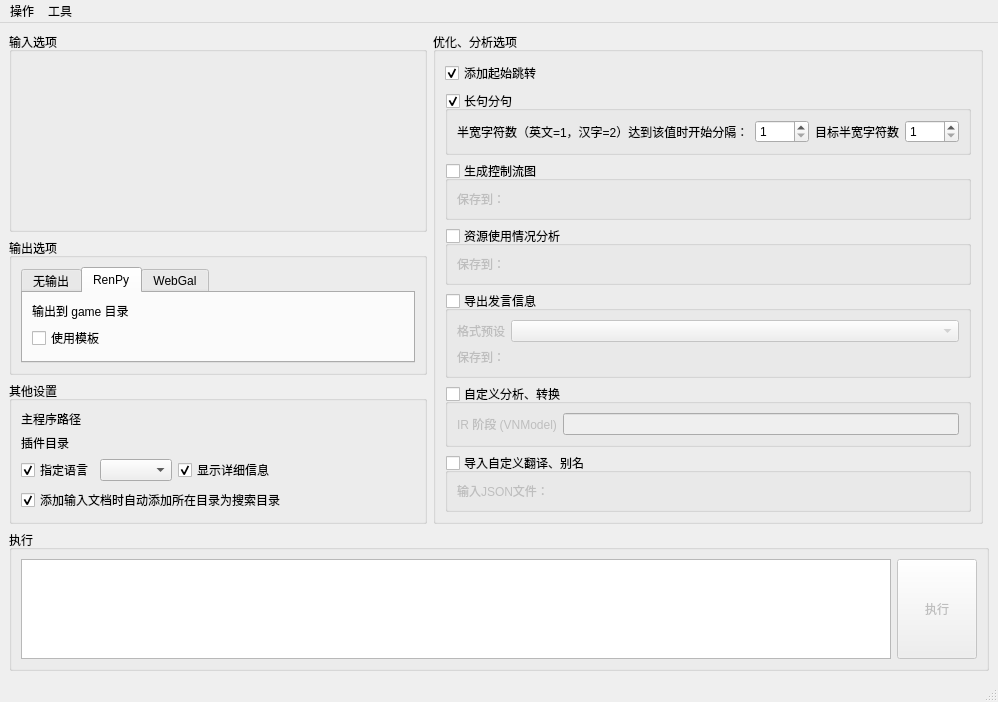
<?xml version="1.0" encoding="UTF-8"?>
<ui version="4.0">
 <class>MainWindow</class>
 <widget class="QMainWindow" name="MainWindow">
  <property name="geometry">
   <rect>
    <x>0</x>
    <y>0</y>
    <width>998</width>
    <height>655</height>
   </rect>
  </property>
  <property name="windowTitle">
   <string>语涵编译器</string>
  </property>
  <widget class="QWidget" name="centralwidget">
   <layout class="QGridLayout" name="gridLayout_4">
    <item row="2" column="0">
     <widget class="QGroupBox" name="miscSettingsGroupBox">
      <property name="sizePolicy">
       <sizepolicy hsizetype="Preferred" vsizetype="Fixed">
        <horstretch>0</horstretch>
        <verstretch>0</verstretch>
       </sizepolicy>
      </property>
      <property name="title">
       <string>其他设置</string>
      </property>
      <layout class="QGridLayout" name="gridLayout_2">
       <item row="2" column="0">
        <widget class="QCheckBox" name="languageCheckBox">
         <property name="text">
          <string>指定语言</string>
         </property>
         <property name="checked">
          <bool>true</bool>
         </property>
        </widget>
       </item>
       <item row="2" column="2">
        <widget class="QCheckBox" name="verboseCheckBox">
         <property name="text">
          <string>显示详细信息</string>
         </property>
         <property name="checked">
          <bool>true</bool>
         </property>
        </widget>
       </item>
       <item row="0" column="1" colspan="4">
        <widget class="FileSelectionWidget" name="mainExecutableSelectionWidget" native="true"/>
       </item>
       <item row="2" column="1">
        <widget class="QComboBox" name="languageComboBox"/>
       </item>
       <item row="2" column="3">
        <spacer name="horizontalSpacer">
         <property name="orientation">
          <enum>Qt::Orientation::Horizontal</enum>
         </property>
         <property name="sizeHint" stdset="0">
          <size>
           <width>40</width>
           <height>20</height>
          </size>
         </property>
        </spacer>
       </item>
       <item row="1" column="1" colspan="4">
        <widget class="FileSelectionWidget" name="pluginSelectionWidget" native="true"/>
       </item>
       <item row="0" column="0">
        <widget class="QLabel" name="label_10">
         <property name="text">
          <string>主程序路径</string>
         </property>
        </widget>
       </item>
       <item row="1" column="0">
        <widget class="QLabel" name="label_2">
         <property name="sizePolicy">
          <sizepolicy hsizetype="Preferred" vsizetype="Fixed">
           <horstretch>0</horstretch>
           <verstretch>0</verstretch>
          </sizepolicy>
         </property>
         <property name="text">
          <string>插件目录</string>
         </property>
        </widget>
       </item>
       <item row="3" column="0" colspan="4">
        <widget class="QCheckBox" name="autoSearchPathCheckBox">
         <property name="text">
          <string>添加输入文档时自动添加所在目录为搜索目录</string>
         </property>
         <property name="checked">
          <bool>true</bool>
         </property>
        </widget>
       </item>
      </layout>
     </widget>
    </item>
    <item row="1" column="0">
     <widget class="QGroupBox" name="outputGroupBox">
      <property name="sizePolicy">
       <sizepolicy hsizetype="Preferred" vsizetype="Fixed">
        <horstretch>0</horstretch>
        <verstretch>0</verstretch>
       </sizepolicy>
      </property>
      <property name="title">
       <string>输出选项</string>
      </property>
      <layout class="QVBoxLayout" name="verticalLayout_2">
       <item>
        <widget class="QTabWidget" name="outputSelectionTabWidget">
         <property name="currentIndex">
          <number>1</number>
         </property>
         <widget class="QWidget" name="noOutputTab">
          <attribute name="title">
           <string>无输出</string>
          </attribute>
          <layout class="QHBoxLayout" name="horizontalLayout_2">
           <item>
            <widget class="QLabel" name="label_4">
             <property name="text">
              <string>（无输出时此处无选项）</string>
             </property>
            </widget>
           </item>
          </layout>
         </widget>
         <widget class="QWidget" name="renpyOutputTab">
          <attribute name="title">
           <string>RenPy</string>
          </attribute>
          <layout class="QFormLayout" name="formLayout">
           <item row="0" column="0">
            <widget class="QLabel" name="label_5">
             <property name="text">
              <string>输出到 game 目录</string>
             </property>
            </widget>
           </item>
           <item row="1" column="0">
            <widget class="QCheckBox" name="renpyUseTemplateCheckBox">
             <property name="text">
              <string>使用模板</string>
             </property>
            </widget>
           </item>
           <item row="1" column="1">
            <widget class="FileSelectionWidget" name="renpyTemplateSelectionWidget" native="true"/>
           </item>
           <item row="0" column="1">
            <widget class="FileSelectionWidget" name="renpyOutputDirWidget" native="true"/>
           </item>
          </layout>
         </widget>
         <widget class="QWidget" name="webgalOutputTab">
          <attribute name="title">
           <string>WebGal</string>
          </attribute>
          <layout class="QFormLayout" name="formLayout_3">
           <item row="0" column="0">
            <widget class="QLabel" name="label_13">
             <property name="text">
              <string>输出到 game 目录</string>
             </property>
            </widget>
           </item>
           <item row="0" column="1">
            <widget class="FileSelectionWidget" name="webgalOutputDirWidget" native="true"/>
           </item>
           <item row="1" column="0">
            <widget class="QCheckBox" name="webgalUseTemplateCheckBox">
             <property name="text">
              <string>使用模板</string>
             </property>
            </widget>
           </item>
           <item row="1" column="1">
            <widget class="FileSelectionWidget" name="webgalTemplateSelectionWidget" native="true"/>
           </item>
          </layout>
         </widget>
        </widget>
       </item>
      </layout>
     </widget>
    </item>
    <item row="0" column="0">
     <widget class="QGroupBox" name="inputGroupBox">
      <property name="sizePolicy">
       <sizepolicy hsizetype="Preferred" vsizetype="Preferred">
        <horstretch>0</horstretch>
        <verstretch>0</verstretch>
       </sizepolicy>
      </property>
      <property name="title">
       <string>输入选项</string>
      </property>
      <layout class="QGridLayout" name="gridLayout">
       <item row="1" column="0" rowspan="2">
        <widget class="FileListInputWidget" name="inputWidget" native="true">
         <property name="minimumSize">
          <size>
           <width>0</width>
           <height>50</height>
          </size>
         </property>
        </widget>
       </item>
       <item row="1" column="1" rowspan="2">
        <widget class="FileListInputWidget" name="searchPathInputWidget" native="true">
         <property name="minimumSize">
          <size>
           <width>0</width>
           <height>50</height>
          </size>
         </property>
        </widget>
       </item>
      </layout>
     </widget>
    </item>
    <item row="3" column="0" colspan="3">
     <widget class="QGroupBox" name="executeGroupBox">
      <property name="sizePolicy">
       <sizepolicy hsizetype="Preferred" vsizetype="Fixed">
        <horstretch>0</horstretch>
        <verstretch>0</verstretch>
       </sizepolicy>
      </property>
      <property name="title">
       <string>执行</string>
      </property>
      <layout class="QGridLayout" name="gridLayout_5">
       <item row="0" column="0">
        <widget class="QPlainTextEdit" name="commandTextEdit">
         <property name="sizePolicy">
          <sizepolicy hsizetype="Expanding" vsizetype="Preferred">
           <horstretch>0</horstretch>
           <verstretch>0</verstretch>
          </sizepolicy>
         </property>
         <property name="maximumSize">
          <size>
           <width>16777215</width>
           <height>100</height>
          </size>
         </property>
         <property name="readOnly">
          <bool>true</bool>
         </property>
        </widget>
       </item>
       <item row="0" column="1">
        <widget class="QPushButton" name="executePushButton">
         <property name="enabled">
          <bool>false</bool>
         </property>
         <property name="sizePolicy">
          <sizepolicy hsizetype="Minimum" vsizetype="Minimum">
           <horstretch>0</horstretch>
           <verstretch>0</verstretch>
          </sizepolicy>
         </property>
         <property name="text">
          <string>执行</string>
         </property>
        </widget>
       </item>
      </layout>
     </widget>
    </item>
    <item row="0" column="1" rowspan="3">
     <widget class="QGroupBox" name="passGroupBox">
      <property name="sizePolicy">
       <sizepolicy hsizetype="Preferred" vsizetype="Preferred">
        <horstretch>0</horstretch>
        <verstretch>0</verstretch>
       </sizepolicy>
      </property>
      <property name="title">
       <string>优化、分析选项</string>
      </property>
      <layout class="QVBoxLayout" name="verticalLayout_3">
       <item>
        <layout class="QHBoxLayout" name="horizontalLayout_3">
         <item>
          <widget class="QCheckBox" name="entryInferenceCheckBox">
           <property name="toolTip">
            <string>对于 RenPy 输出来说，这个选项会加 label start, 内容为跳转至第一个没有被调用的函数、章节入口处</string>
           </property>
           <property name="text">
            <string>添加起始跳转</string>
           </property>
           <property name="checked">
            <bool>true</bool>
           </property>
          </widget>
         </item>
        </layout>
       </item>
       <item>
        <widget class="QGroupBox" name="longSaySplittinggroupBox">
         <property name="toolTip">
          <string>如果某句发言内容过长，启用该优化后所有长于给定长度的发言都将被按标点符号进行分隔</string>
         </property>
         <property name="title">
          <string>长句分句</string>
         </property>
         <property name="checkable">
          <bool>true</bool>
         </property>
         <layout class="QGridLayout" name="gridLayout_3">
          <item row="0" column="2">
           <widget class="QLabel" name="label_7">
            <property name="text">
             <string>目标半宽字符数</string>
            </property>
           </widget>
          </item>
          <item row="0" column="0">
           <widget class="QLabel" name="label_6">
            <property name="text">
             <string>半宽字符数（英文=1，汉字=2）达到该值时开始分隔：</string>
            </property>
           </widget>
          </item>
          <item row="0" column="1">
           <widget class="QSpinBox" name="minlenSpinBox">
            <property name="minimum">
             <number>1</number>
            </property>
            <property name="maximum">
             <number>9999</number>
            </property>
           </widget>
          </item>
          <item row="0" column="3">
           <widget class="QSpinBox" name="targetlenSpinBox">
            <property name="minimum">
             <number>1</number>
            </property>
            <property name="maximum">
             <number>9999</number>
            </property>
           </widget>
          </item>
         </layout>
        </widget>
       </item>
       <item>
        <widget class="QGroupBox" name="icfgGroupBox">
         <property name="title">
          <string>生成控制流图</string>
         </property>
         <property name="checkable">
          <bool>true</bool>
         </property>
         <property name="checked">
          <bool>false</bool>
         </property>
         <layout class="QFormLayout" name="formLayout_4">
          <item row="0" column="0">
           <widget class="QLabel" name="label_8">
            <property name="text">
             <string>保存到：</string>
            </property>
           </widget>
          </item>
          <item row="0" column="1">
           <widget class="FileSelectionWidget" name="icfgExportSelectionWidget" native="true"/>
          </item>
         </layout>
        </widget>
       </item>
       <item>
        <widget class="QGroupBox" name="assetUsageGroupBox">
         <property name="title">
          <string>资源使用情况分析</string>
         </property>
         <property name="checkable">
          <bool>true</bool>
         </property>
         <property name="checked">
          <bool>false</bool>
         </property>
         <layout class="QHBoxLayout" name="horizontalLayout_4">
          <item>
           <widget class="QLabel" name="label_11">
            <property name="sizePolicy">
             <sizepolicy hsizetype="Fixed" vsizetype="Fixed">
              <horstretch>0</horstretch>
              <verstretch>0</verstretch>
             </sizepolicy>
            </property>
            <property name="text">
             <string>保存到：</string>
            </property>
           </widget>
          </item>
          <item>
           <widget class="FileSelectionWidget" name="assetUsageSelectionWidget" native="true">
            <property name="sizePolicy">
             <sizepolicy hsizetype="Preferred" vsizetype="Fixed">
              <horstretch>0</horstretch>
              <verstretch>0</verstretch>
             </sizepolicy>
            </property>
           </widget>
          </item>
         </layout>
        </widget>
       </item>
       <item>
        <widget class="QGroupBox" name="sayDumpGroupBox">
         <property name="title">
          <string>导出发言信息</string>
         </property>
         <property name="checkable">
          <bool>true</bool>
         </property>
         <property name="checked">
          <bool>false</bool>
         </property>
         <layout class="QFormLayout" name="formLayout_2">
          <item row="0" column="0">
           <widget class="QLabel" name="label">
            <property name="text">
             <string>格式预设</string>
            </property>
           </widget>
          </item>
          <item row="0" column="1">
           <widget class="QComboBox" name="sayDumpPresetComboBox"/>
          </item>
          <item row="1" column="0">
           <widget class="QLabel" name="label_3">
            <property name="text">
             <string>保存到：</string>
            </property>
           </widget>
          </item>
          <item row="1" column="1">
           <widget class="FileSelectionWidget" name="sayDumpLocationSelectionWidget" native="true"/>
          </item>
         </layout>
        </widget>
       </item>
       <item>
        <widget class="QGroupBox" name="customPassGroupBox">
         <property name="toolTip">
          <string>如果您在插件中自定义了分析或转换，可以在这加入对其的调用</string>
         </property>
         <property name="title">
          <string>自定义分析、转换</string>
         </property>
         <property name="checkable">
          <bool>true</bool>
         </property>
         <property name="checked">
          <bool>false</bool>
         </property>
         <layout class="QFormLayout" name="formLayout_5">
          <item row="0" column="0">
           <widget class="QLabel" name="label_9">
            <property name="text">
             <string>IR 阶段 (VNModel)</string>
            </property>
           </widget>
          </item>
          <item row="0" column="1">
           <widget class="QLineEdit" name="irPassLineEdit"/>
          </item>
         </layout>
        </widget>
       </item>
       <item>
        <widget class="QGroupBox" name="translationImportGroupBox">
         <property name="title">
          <string>导入自定义翻译、别名</string>
         </property>
         <property name="checkable">
          <bool>true</bool>
         </property>
         <property name="checked">
          <bool>false</bool>
         </property>
         <layout class="QHBoxLayout" name="horizontalLayout">
          <item>
           <widget class="QLabel" name="label_12">
            <property name="sizePolicy">
             <sizepolicy hsizetype="Fixed" vsizetype="Fixed">
              <horstretch>0</horstretch>
              <verstretch>0</verstretch>
             </sizepolicy>
            </property>
            <property name="text">
             <string>输入JSON文件：</string>
            </property>
           </widget>
          </item>
          <item>
           <widget class="FileSelectionWidget" name="customTranslationImportLocationSelectionWidget" native="true">
            <property name="sizePolicy">
             <sizepolicy hsizetype="Preferred" vsizetype="Fixed">
              <horstretch>0</horstretch>
              <verstretch>0</verstretch>
             </sizepolicy>
            </property>
           </widget>
          </item>
         </layout>
        </widget>
       </item>
       <item>
        <spacer name="verticalSpacer">
         <property name="orientation">
          <enum>Qt::Orientation::Vertical</enum>
         </property>
         <property name="sizeHint" stdset="0">
          <size>
           <width>20</width>
           <height>40</height>
          </size>
         </property>
        </spacer>
       </item>
      </layout>
     </widget>
    </item>
   </layout>
  </widget>
  <widget class="QMenuBar" name="menubar">
   <property name="geometry">
    <rect>
     <x>0</x>
     <y>0</y>
     <width>998</width>
     <height>22</height>
    </rect>
   </property>
   <widget class="QMenu" name="operationMenu">
    <property name="title">
     <string>操作</string>
    </property>
    <addaction name="actionTranslationExport"/>
   </widget>
   <widget class="QMenu" name="toolMenu">
    <property name="title">
     <string>工具</string>
    </property>
    <addaction name="actionImagePackTool"/>
    <addaction name="actionNewUI"/>
   </widget>
   <addaction name="operationMenu"/>
   <addaction name="toolMenu"/>
  </widget>
  <widget class="QStatusBar" name="statusbar"/>
  <action name="actionTranslationExport">
   <property name="text">
    <string>导出翻译、别名文件</string>
   </property>
  </action>
  <action name="actionImagePackTool">
   <property name="text">
    <string>图片包</string>
   </property>
  </action>
  <action name="actionNewUI">
   <property name="text">
    <string>新版UI</string>
   </property>
  </action>
 </widget>
 <customwidgets>
  <customwidget>
   <class>FileSelectionWidget</class>
   <extends>QWidget</extends>
   <header>fileselectionwidget.h</header>
   <container>1</container>
  </customwidget>
  <customwidget>
   <class>FileListInputWidget</class>
   <extends>QWidget</extends>
   <header>filelistinputwidget.h</header>
   <container>1</container>
  </customwidget>
 </customwidgets>
 <resources/>
 <connections/>
</ui>
